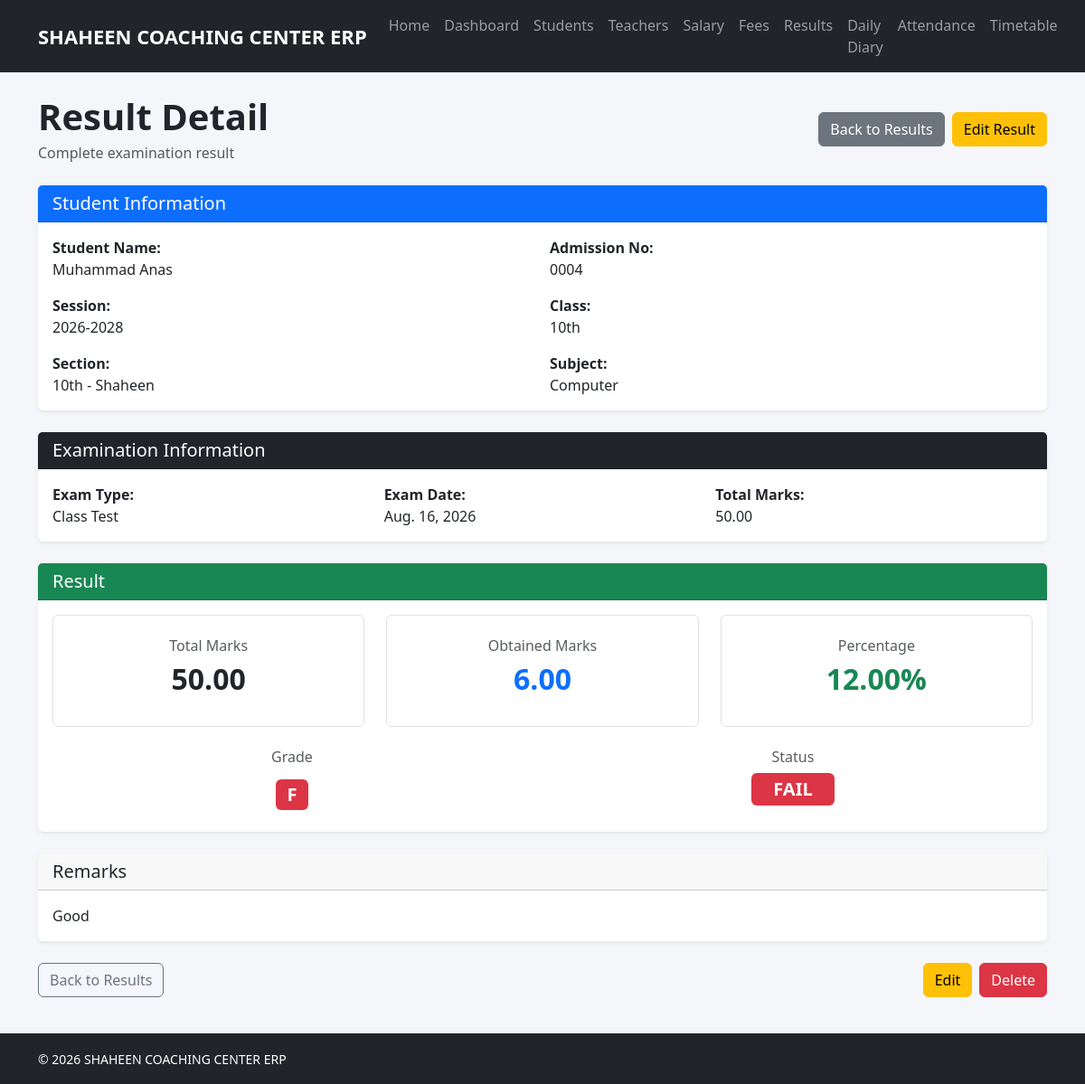
/results/4/, run on the app's committed database.
### results/models.py (models this page shows, shortened)
class Result(models.Model):
    EXAM_TYPE_CHOICES = [
        ("FAT", "FAT - First Assessment Test"),
        ("SAT", "SAT - Second Assessment Test"),
        ("Test Session", "Test Session"),
        ("Class Test", "Class Test"),
    ]
    student = models.ForeignKey(
        Student,
        on_delete=models.CASCADE,
        related_name="results"
    )
    session = models.ForeignKey(
        Session,
        on_delete=models.PROTECT
    )
    classroom = models.ForeignKey(
        ClassRoom,
        on_delete=models.PROTECT
    )
    section = models.ForeignKey(
        Section,
        on_delete=models.PROTECT
    )
    subject = models.ForeignKey(
        Subject,
        on_delete=models.PROTECT
    )
    exam_type = models.CharField(
        max_length=30,
        choices=EXAM_TYPE_CHOICES
    )
    exam_date = models.DateField()
    total_marks = models.DecimalField(
        max_digits=6,
        decimal_places=2
    )
    obtained_marks = models.DecimalField(
        max_digits=6,
        decimal_places=2
    )
    remarks = models.CharField(
        max_length=255,
        blank=True
    )
    created_at = models.DateTimeField(
        auto_now_add=True
    )
    @property
    def percentage(self):
        if self.total_marks > 0:
            return round(
                (self.obtained_marks / self.total_marks) * 100,
                2
            )
        return 0
    @property
    def grade(self):
        percentage = self.percentage
        if percentage >= 80:
            return "A+"
        elif percentage >= 70:
            return "A"
        elif percentage >= 60:
            return "B"
        elif percentage >= 50:
            return "C"
        elif percentage >= 40:
            return "D"
        else:
            return "F"
    class Meta:
        ordering = [
            "-exam_date",
            "student__first_name",
            "subject__name",
        ]
        constraints = [
            models.UniqueConstraint(
                fields=[
                    "student",
                    "subject",
                    "session",
                    "exam_type",
                    "exam_date",
                ],
                name="unique_student_subject_result",
            )
        ]

### students/models.py (models this page shows, shortened)
class Student(models.Model):
    GENDER_CHOICES = [
        ("Male", "Male"),
        ("Female", "Female"),
    ]
    admission_no = models.CharField(
        max_length=20,
        unique=True,
        blank=True,
        null=True
    )
    first_name = models.CharField(max_length=100)
    last_name = models.CharField(
        max_length=100,
        blank=True
    )
    father_name = models.CharField(max_length=150)
    gender = models.CharField(
        max_length=10,
        choices=GENDER_CHOICES
    )
    date_of_birth = models.DateField()
    phone = models.CharField(max_length=20)
    address = models.TextField()
    session = models.ForeignKey(
        Session,
        on_delete=models.PROTECT,
        null=True,
        blank=True
    )
    classroom = models.ForeignKey(
        ClassRoom,
        on_delete=models.PROTECT,
        null=True,
        blank=True
    )
    section = models.ForeignKey(
        Section,
        on_delete=models.PROTECT,
        null=True,
        blank=True
    )
    photo = models.ImageField(
        upload_to="students/",
        blank=True,
        null=True
    )
    admission_date = models.DateField(auto_now_add=True)

### academics/models.py (models this page shows)
class Session(models.Model):
    name = models.CharField(max_length=50)
    start_year = models.IntegerField()
    end_year = models.IntegerField()
    is_active = models.BooleanField(default=True)
    def __str__(self):
        return self.name

class ClassRoom(models.Model):
    name = models.CharField(max_length=50)
    def __str__(self):
        return self.name

class Section(models.Model):
    name = models.CharField(max_length=20)
    classroom = models.ForeignKey(
        ClassRoom,
        on_delete=models.CASCADE,
        related_name="sections"
    )
    def __str__(self):
        return f"{self.classroom.name} - {self.name}"

class Subject(models.Model):
    name = models.CharField(max_length=100)
    def __str__(self):
        return self.name

### results/views.py (the view)
def result_detail(request, pk):
    result = get_object_or_404(
        Result.objects.select_related(
            "student",
            "session",
            "classroom",
            "section",
            "subject",
        ),
        pk=pk
    )
    return render(
        request,
        "results/result_detail.html",
        {
            "result": result
        }
    )

### results/templates/results/result_detail.html (shortened to what this page needs)
{% extends 'base/base.html' %}
{% block content %}
<div class="d-flex justify-content-between align-items-center mb-4">
    <div>
        <h1 class="fw-bold mb-1">
            Result Detail
        </h1>
        <p class="text-muted mb-0">
            Complete examination result
        </p>
    </div>
    <div class="d-flex gap-2">
        <a
            href="{% url 'results:result_list' %}"
            class="btn btn-secondary">
            Back to Results
        </a>
        <a
            href="{% url 'results:edit_result' result.pk %}"
            class="btn btn-warning">
            Edit Result
        </a>
    </div>
</div>
<div class="card shadow-sm border-0 mb-4">
    <div class="card-header bg-primary text-white">
        <h5 class="mb-0">
            Student Information
        </h5>
    </div>
    <div class="card-body">
        <div class="row g-3">
            <div class="col-md-6">
                <strong>Student Name:</strong>
                <div>
                    {{ result.student.first_name }}
                    {{ result.student.last_name }}
                </div>
            </div>
            <div class="col-md-6">
                <strong>Admission No:</strong>
                <div>
                    {{ result.student.admission_no }}
                </div>
            </div>
            <div class="col-md-6">
                <strong>Session:</strong>
                <div>
                    {{ result.session }}
                </div>
            </div>
            <div class="col-md-6">
                <strong>Class:</strong>
                <div>
                    {{ result.classroom }}
                </div>
            </div>
            <div class="col-md-6">
                <strong>Section:</strong>
                <div>
                    {{ result.section }}
                </div>
            </div>
            <div class="col-md-6">
                <strong>Subject:</strong>
                <div>
                    {{ result.subject }}
                </div>
            </div>
        </div>
    </div>
</div>
<div class="card shadow-sm border-0 mb-4">
    <div class="card-header bg-dark text-white">
        <h5 class="mb-0">
            Examination Information
        </h5>
    </div>
    <div class="card-body">
        <div class="row g-3">
            <div class="col-md-4">
                <strong>Exam Type:</strong>
                <div>
                    {{ result.exam_type }}
                </div>
            </div>
            <div class="col-md-4">
                <strong>Exam Date:</strong>
                <div>
                    {{ result.exam_date }}
                </div>
            </div>
            <div class="col-md-4">
                <strong>Total Marks:</strong>
                <div>
                    {{ result.total_marks }}
                </div>
            </div>
        </div>
    </div>
</div>
<div class="card shadow-sm border-0 mb-4">
    <div class="card-header bg-success text-white">
        <h5 class="mb-0">
            Result
        </h5>
    </div>
    <div class="card-body">
        <div class="row text-center g-4">
            <div class="col-md-4">
                <div class="border rounded p-4">
                    <h6 class="text-muted">
                        Total Marks
                    </h6>
                    <h2 class="fw-bold">
                        {{ result.total_marks }}
                    </h2>
                </div>
            </div>
            <div class="col-md-4">
                <div class="border rounded p-4">
                    <h6 class="text-muted">
                        Obtained Marks
                    </h6>
                    <h2 class="fw-bold text-primary">
                        {{ result.obtained_marks }}
                    </h2>
                </div>
            </div>
            <div class="col-md-4">
                <div class="border rounded p-4">
                    <h6 class="text-muted">
                        Percentage
                    </h6>
                    <h2 class="fw-bold text-success">
                        {{ result.percentage }}%
                    </h2>
                </div>
            </div>
        </div>
        <div class="row text-center mt-4">
            <div class="col-md-6">
                <h6 class="text-muted">
                    Grade
                </h6>
                <h2 class="fw-bold">
                    {% if result.grade == "A+" %}
                        <span class="badge bg-success fs-5">
                            A+
                        </span>
                    {% elif result.grade == "A" %}
                        <span class="badge bg-success fs-5">
                            A
                        </span>
                    {% elif result.grade == "B" %}
                        <span class="badge bg-primary fs-5">
                            B
                        </span>
                    {% elif result.grade == "C" %}
                        <span class="badge bg-info fs-5">
                            C
                        </span>
                    {% elif result.grade == "D" %}
                        <span class="badge bg-warning text-dark fs-5">
                            D
                        </span>
                    {% else %}
                        <span class="badge bg-danger fs-5">
                            F
                        </span>
                    {% endif %}
                </h2>
            </div>
            <div class="col-md-6">
                <h6 class="text-muted">
                    Status
                </h6>
                {% if result.percentage >= 40 %}
                    <span class="badge bg-success fs-5 px-4 py-2">
                        PASS
                    </span>
                {% else %}
                    <span class="badge bg-danger fs-5 px-4 py-2">
                        FAIL
                    </span>
                {% endif %}
            </div>
        </div>
    </div>
</div>
{% if result.remarks %}
<div class="card shadow-sm border-0 mb-4">
    <div class="card-header">
        <h5 class="mb-0">
            Remarks
        </h5>
    </div>
    <div class="card-body">
        {{ result.remarks }}
    </div>
</div>
{% endif %}
<div class="d-flex justify-content-between">
    <a
        href="{% url 'results:result_list' %}"
        class="btn btn-outline-secondary">
        Back to Results
    </a>
    <div class="d-flex gap-2">
        <a
            href="{% url 'results:edit_result' result.pk %}"
            class="btn btn-warning">
            Edit
        </a>
        <a
            href="{% url 'results:delete_result' result.pk %}"
            class="btn btn-danger">
            Delete
        </a>
    </div>
</div>
{% endblock %}

### templates/base/base.html (style rules this page uses)
body { background: #f4f6f9; }

### data on the page
Result: student.first_name "Muhammad", student.last_name "Anas", student.admission_no "0004", session "2026-2028", classroom "10th", section "10th - Shaheen", subject "Computer", exam_type "Class Test", exam_date "Aug. 16, 2026", total_marks "50.00", obtained_marks "6.00", percentage "12.00", remarks "Good"
